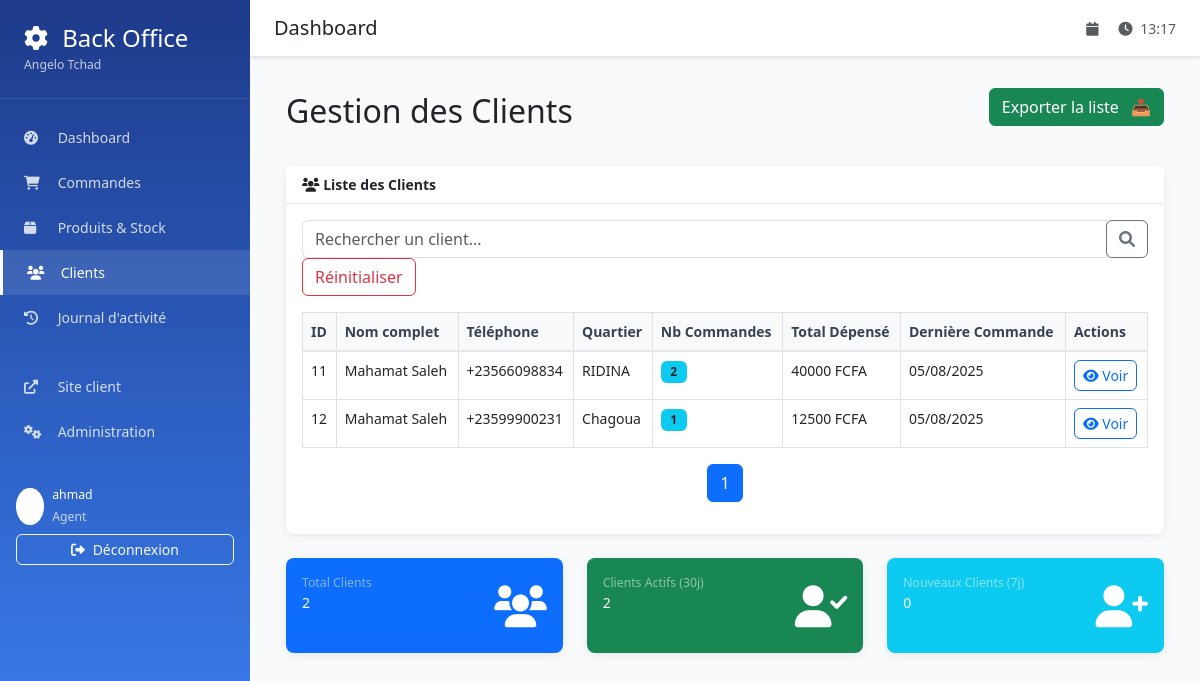
Before: /backoffice/clients/ (signed in) with the older database file.
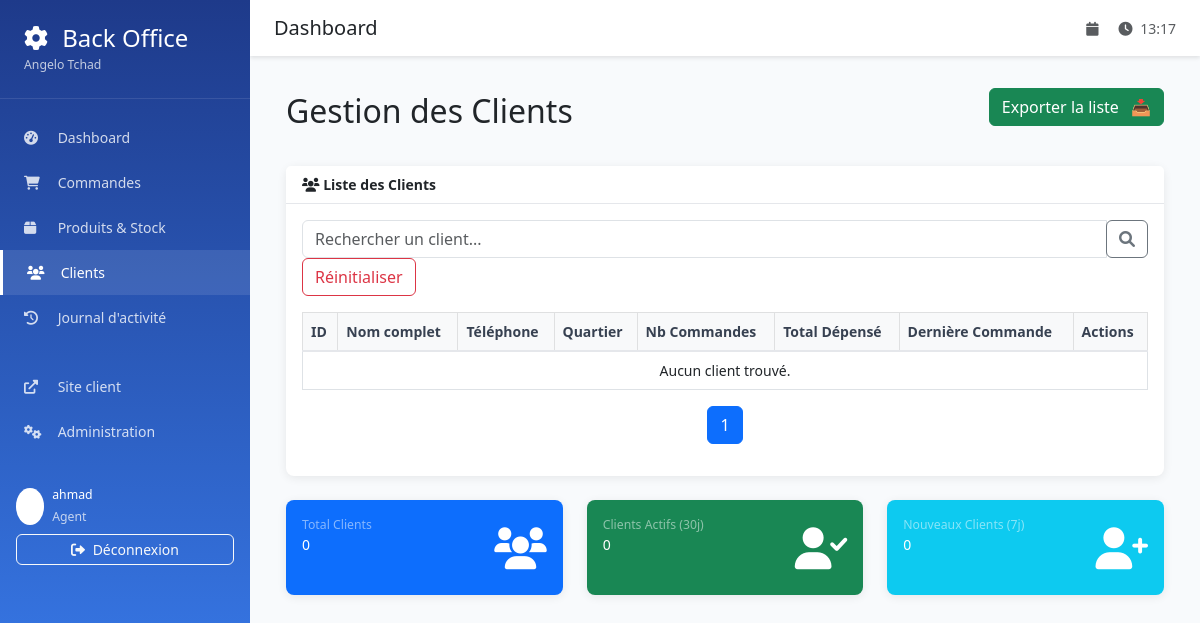
After: the same page with the newer database file.
### orders/models.py (models this page shows, shortened)
class Client(models.Model):
    first_name = models.CharField(max_length=100, verbose_name="Prénom")
    last_name = models.CharField(max_length=100, verbose_name="Nom")
    phone_regex = RegexValidator(
            regex=r'^(\+235\s?)?\d{2}(\s?\d{2}){3}$',
            message="Entrez un numéro valide au format : +235 XX XX XX XX ou 66 XX XX XX"
        )
    phone_number = models.CharField(
            validators=[phone_regex],
            max_length=17,
            verbose_name="Numéro de téléphone"
        )
    neighborhood = models.CharField(max_length=200, verbose_name="Quartier")
    address_details = models.TextField(blank=True, verbose_name="Détails de l'adresse")
    created_at = models.DateTimeField(auto_now_add=True)
    class Meta:
        verbose_name = "Client"
        verbose_name_plural = "Clients"
        ordering = ['last_name', 'first_name']
    @property
    def full_name(self):
        return f"{self.first_name} {self.last_name}"

### backoffice/views.py (the view)
# urls.py: path('clients/', views.clients_list, name='clients_list'),
@login_required
def clients_list(request):
    search = request.GET.get('search', '')
    clients = Client.objects.all()
    if search:
        clients = clients.filter(full_name__icontains=search)
    clients = clients.annotate(
        orders_count=Count('order'),
        total_spent=Sum('order__total_amount'),
        last_order_date=Max('order__created_at')
    )
    paginator = Paginator(clients, 10)  # 10 clients par page
    page_number = request.GET.get('page')
    page_obj = paginator.get_page(page_number)
    total_clients = Client.objects.count()
    thirty_days_ago = timezone.now() - timedelta(days=30)
    active_clients = Client.objects.filter(created_at__gte=thirty_days_ago).count()
    seven_days_ago = timezone.now() - timedelta(days=7)
    new_clients = Client.objects.filter(created_at__gte=seven_days_ago).count()
    context = {
        'page_obj': page_obj,
        'search': search,
        'total_clients': total_clients,
        'active_clients': active_clients,
        'new_clients': new_clients,
    }
    return render(request, 'backoffice/clients_list.html', context)

### templates/backoffice/clients_list.html (shortened to what the changed rows need)
{% extends 'backoffice/base.html' %}
{% load static %}
{% block content %}
<div class="container-fluid">
    <div class="d-flex justify-content-between align-items-center mb-4">
        <h2>Gestion des Clients</h2>
    </div>
    <div class="card mb-4">
        <div class="card-body">
            <div class="table-responsive">
                <table class="table table-bordered" id="clientsTable" width="100%" cellspacing="0">
                    <thead class="table-light">
                        <tr>
                            <th>ID</th>
                            <th>Nom complet</th>
                            <th>Téléphone</th>
                            <th>Quartier</th>
                            <th>Nb Commandes</th>
                            <th>Total Dépensé</th>
                            <th>Dernière Commande</th>
                            <th>Actions</th>
                        </tr>
                    </thead>
                    <tbody>
                        {% for client in page_obj %}
                        <tr>
                            <td>{{ client.id }}</td>
                            <td>{{ client.full_name }}</td>
                            <td>{{ client.phone_number }}</td>
                            <td>{{ client.neighborhood }}</td>
                            <td>
                                <span class="badge bg-info text-dark">{{ client.orders_count }}</span>
                            </td>
                            <td>
                                {% if client.total_spent %}
                                    {{ client.total_spent|floatformat:0 }} FCFA
                                {% else %}
                                    0 FCFA
                                {% endif %}
                            </td>
                            <td>
                                {% if client.last_order_date %}
                                    {{ client.last_order_date|date:"d/m/Y" }}
                                {% else %}
                                    -
                                {% endif %}
                            </td>
                            <td>
                                <a href="{% url 'backoffice:client_detail' client.id %}" class="btn btn-sm btn-outline-primary">
                                    <i class="fas fa-eye"></i> Voir
                                </a>
                            </td>
                        </tr>
                        {% empty %}
                        <tr>
                            <td colspan="8" class="text-center">Aucun client trouvé.</td>
                        </tr>
                        {% endfor %}
                    </tbody>
                </table>
            </div>
            <nav aria-label="Page navigation example">
                <ul class="pagination justify-content-center">
                    {% for i in page_obj.paginator.page_range %}
                        {% if page_obj.number == i %}
                            <li class="page-item active"><a class="page-link" href="#">{{ i }}</a></li>
                        {% else %}
                            <li class="page-item"><a class="page-link" href="?page={{ i }}{% if search %}&search={{ search }}{% endif %}">{{ i }}</a></li>
                        {% endif %}
                    {% endfor %}
                </ul>
            </nav>
        </div>
    </div>
    <div class="row">
    <div class="col-md-4">
        <div class="card bg-primary text-white mb-4">
            <div class="card-body">
                <div class="d-flex justify-content-between">
                    <div>
                        <div class="text-white-50 small">Total Clients</div>
                        <div class="text-lg font-weight-bold">{{ total_clients }}</div>
                    </div>
                </div>
            </div>
        </div>
    </div>
    <div class="col-md-4">
        <div class="card bg-success text-white mb-4">
            <div class="card-body">
                <div class="d-flex justify-content-between">
                    <div>
                        <div class="text-white-50 small">Clients Actifs (30j)</div>
                        <div class="text-lg font-weight-bold">{{ active_clients }}</div>
                    </div>
                </div>
            </div>
        </div>
    </div>
</div>
{% endblock %}

Changed rows visible on the page:
removed Client: id "11", full_name "Mahamat Saleh", phone_number "+23566098834", neighborhood "RIDINA", orders_count "2", total_spent "40000", last_order_date "05/08/2025"
removed Client: id "12", full_name "Mahamat Saleh", phone_number "+23599900231", neighborhood "Chagoua", orders_count "1", total_spent "12500", last_order_date "05/08/2025"
Other visible differences:
{{ total_clients }}: "2" → "0"
{{ active_clients }}: "2" → "0"
text now shown: "Aucun client trouvé."
